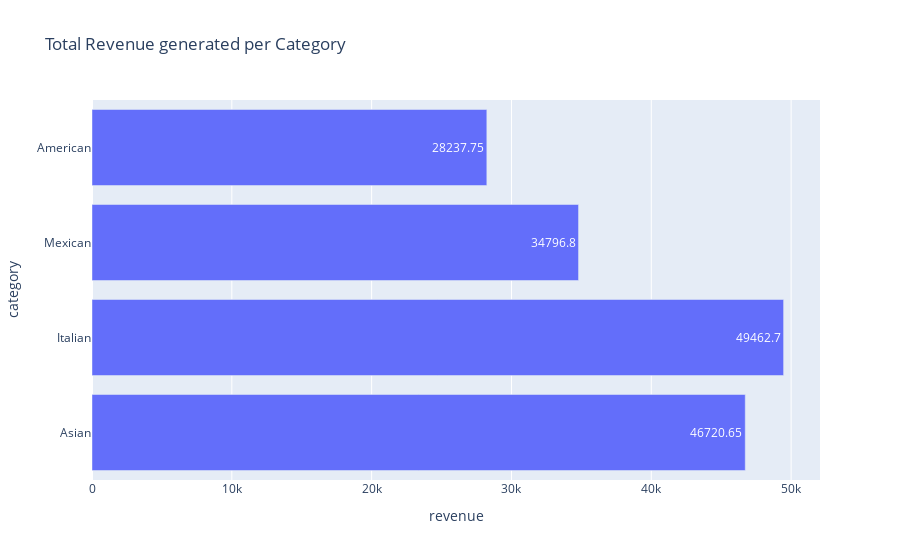

The notebook cell saved with this chart:
### Markdown cell above
### Total Revenue generated per Category

### Code cell
query = """
SELECT 
    m.category, SUM(m.price) AS revenue
FROM
    menu_items m
        JOIN
    order_details o ON m.menu_item_id = o.item_id
GROUP BY m.category;
"""

cur.execute(query)

data = cur.fetchall()

data

df = pd.DataFrame(data, columns = ['category','revenue'])
fig = px.bar(df, x='revenue', y='category', text = 'revenue',title= 'Total Revenue generated per Category', orientation= 'h')
fig.show()

### Figure 1 — Plotly figure (JSON) as saved in the notebook; plotly's stock layout.template omitted (floating-point values rounded to 4 significant figures)
{"data": [{"hovertemplate": "revenue=%{text}<br>category=%{y}<extra></extra>", "legendgroup": "", "marker": {"color": "#636efa", "pattern": {"shape": ""}}, "name": "", "orientation": "h", "showlegend": false, "text": [46720.0, 49460.0, 34800.0, 28240.0], "textposition": "auto", "type": "bar", "x": [46720.0, 49460.0, 34800.0, 28240.0], "xaxis": "x", "y": ["Asian", "Italian", "Mexican", "American"], "yaxis": "y"}], "layout": {"autosize": true, "barmode": "relative", "legend": {"tracegroupgap": 0}, "title": {"text": "Total Revenue generated per Category"}, "xaxis": {"anchor": "y", "autorange": true, "domain": [0, 1], "range": [0, 52066], "title": {"text": "revenue"}, "type": "linear"}, "yaxis": {"anchor": "x", "autorange": true, "domain": [0, 1], "range": [-0.5, 3.5], "title": {"text": "category"}, "type": "category"}}}
